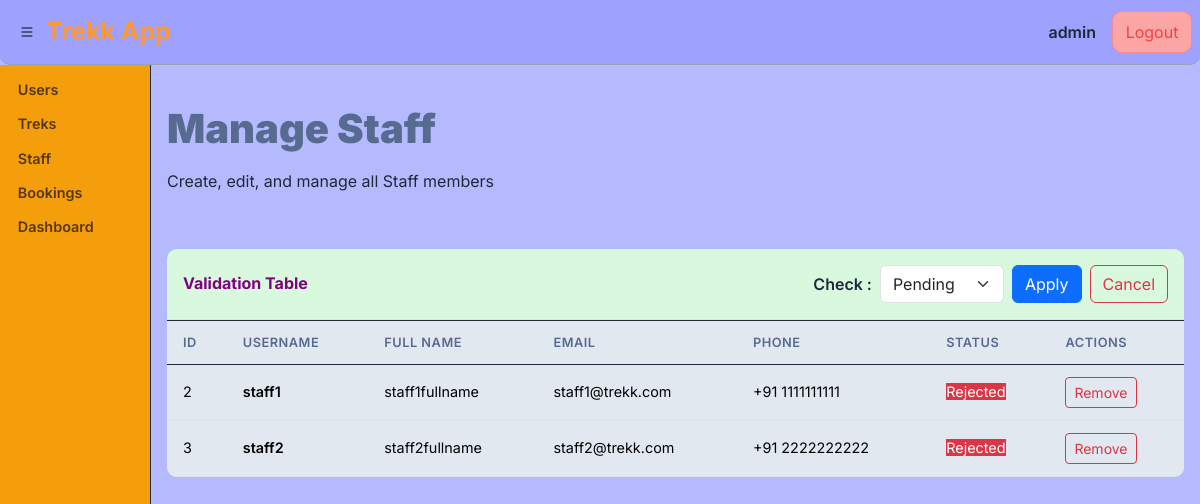
The app's page /admin/staff/validate_staffs (signed in), older data.
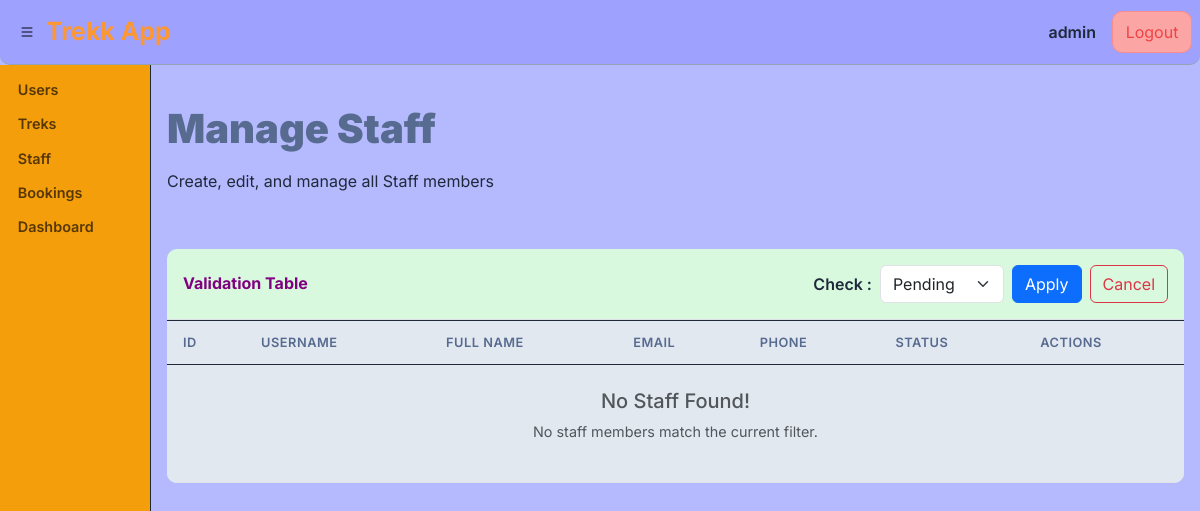
The same page, newer data.
### models.py (models this page shows, shortened)
class USER(UserMixin, db.Model): # user table(entity)
    __tablename__ = 'user'
    user_id = db.Column(db.Integer, primary_key=True, autoincrement=True) #user_id (primary key)
    username = db.Column(db.String(150), unique=True,nullable=False)
    email = db.Column(db.String(250),unique=True,nullable=False)
    fullname = db.Column(db.String(150),nullable=False)
    password = db.Column(db.String(250),nullable=False)
    phone_number = db.Column(db.String(20),nullable=True)
    role = db.Column(db.String(50),nullable=False, default="user") # user ,staff, admin
    status = db.Column(db.String(50),nullable=False, default="inactive") # active or inactive or blacklisted
    is_validated = db.Column(db.Boolean, default=False) # for admin to verify the user!
    qualification = db.Column(db.String(300),nullable=True) #null for users & bit mandate for staff
    date_of_create = db.Column(db.DateTime, default=datetime.utcnow)
    trek_bookings = db.relationship("BOOKING", backref="user", lazy=True)
    assigned_trek_staff = db.relationship("TREKK", backref="staff", lazy=True,  )

### routes/admin_route.py (the view, shortened to what this page needs)
@admin_bp.route("/staff/validate_staffs" , methods=['GET','POST'])
@role_validator("admin")
def validate_staff():
    validation_list = USER.query.filter_by(role='staff', is_validated=False).all()
    current_filter = "Pending"
    return render_template(
        "admin/validate_staff.html", validation_list=validation_list,
        current_filter=current_filter
    )

### routes/admin_route.py (called while the page is built)
def login_validator(func):
    @wraps(func)
    def decorated(*a, **kw):
        if 'user_id' not in session:
            flash("Please Log in to your Account First!", "warning")
            return redirect(url_for('auth.main'))
        return func(*a, **kw)
    return decorated

def role_validator(*roles):
    def wrapper(func):
        @wraps(func)
        @login_validator
        def decorated(*a, **kw):
            if session.get('role') not in roles:
                flash("Invalid User! Access Forbiden.", "danger")
                return redirect(url_for('auth.main'))
            return func(*a, **kw)
        return decorated
    return wrapper

### templates/admin/validate_staff.html (shortened to what this page needs)
{% extends "base.html" %}
{% block content %}
<div class="page-heading d-flex justify-content-between align-items-center mb-4">
  <div>
    <h2>Manage Staff</h2>
    <p>Create, edit, and manage all Staff members </p>
  </div>
</div>
<div class="table-panel">
    <div class="p-3 border-bottom d-flex justify-content-between align-items-center">
        <h6 class="mb-0 fw-bold" style="color: purple;">Validation Table</h6>
        <form action="{{ url_for('admin.validate_staff') }}" method="POST" class="d-flex align-items-center">
        <label for="validation" class="me-2 fw-semibold">Check :</label>
        <select name="validation" id="validation" class="form-select me-2" style="width: auto;">
            <option value="Pending" {% if current_filter == 'Pending' %}selected{% endif %}>Pending</option>
        </select>
        <button type="submit" class="btn btn-primary">Apply</button>
        <a href="{{ url_for('admin.find_staff' ) }}" class="btn ms-2 btn-outline-danger"> Cancel</a>
    </form>
      </div>
    <table class="table">
      <thead>
        <tr>
            <th>ID</th>
            <th>Username</th>
            <th>Full Name</th>
            <th>Email</th>
            <th>Phone</th>
            <th>Status</th>
            <th>Actions</th>
        </tr>
      </thead>
      <tbody>
      {% for st in validation_list %}
      <tr>
        <td>{{ st.user_id }}</td>
        <td class="fw-semibold">{{ st.username }}</td>
        <td>{{ st.fullname }}</td>
        <td>{{ st.email }}</td>
        <td>+91 {{ st.phone_number }}</td>
        <td>
            {% if st.status == 'blacklisted' %}
                <span class="status-badge bg-danger text-white border-danger">Rejected</span>
            {% elif st.is_validated %}
                <span class="status-badge bg-success text-white border-success">Approved</span>
            {% else %}
                <span class="status-badge bg-warning text-dark border-warning">Pending</span>
            {% endif %}
        </td>
        <td>
        {% if not st.is_validated and st.status != 'blacklisted' %}
            <form method="POST" action="{{ url_for('admin.approve_staff', user_id=st.user_id) }}" class="d-inline">
                <button type="submit" class="btn btn-sm btn-outline-success me-1">Approve</button>
            </form>
            <form method="POST" action="{{ url_for('admin.reject_staff', user_id=st.user_id) }}" class="d-inline" onsubmit="return confirm('Reject and blacklist this Staff member?')">
                <button type="submit" class="btn btn-sm btn-outline-danger">Reject</button>
            </form>
        {% elif st.is_validated %}
            <form method="POST" action="{{ url_for('admin.reject_staff', user_id=st.user_id) }}" class="d-inline" onsubmit="return confirm('Reject and blacklist this Staff member?')">
                <button type="submit" class="btn btn-sm btn-outline-danger">Blacklist</button>
            </form>
        {% elif st.status =='blacklisted'  %}
            <form method="POST" action="{{ url_for('admin.delete_staff', user_id=st.user_id ) }}" class="d-inline" onsubmit="return confirm('Delete the Staff member?')">
                <button type="submit" class="btn btn-sm btn-outline-danger">Remove</button>
            </form>
        {% endif %}
        </td>
      </tr>
      {% else %}
      <tr>
          <td colspan="7" class="text-muted text-center py-4">
              <h5>No Staff Found!</h5>
              <p>No staff members match the current filter.</p>
          </td>
      </tr>
      {% endfor %}
      </tbody>
    </table>
</div>
{% endblock %}

Row changes from the older to the newer data that the page shows:
removed USER: user_id "2", username "staff1", fullname "staff1fullname", email "staff1@trekk.com", phone_number "1111111111", status "Rejected"
removed USER: user_id "3", username "staff2", fullname "staff2fullname", email "staff2@trekk.com", phone_number "2222222222", status "Rejected"
Text that changed along with them:
text now shown: "No Staff Found! No staff members match the current filter."
